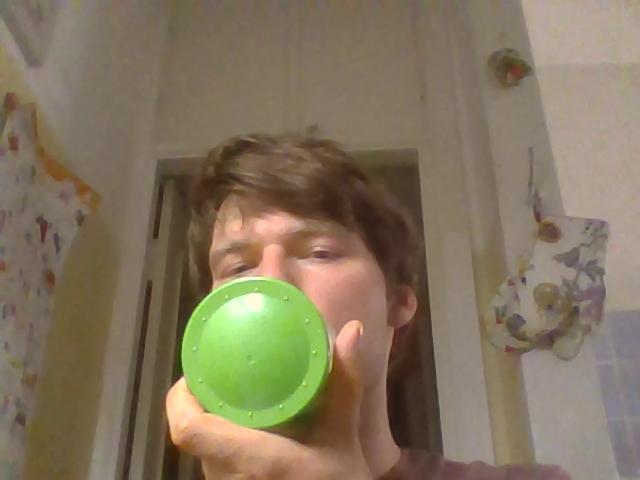
#> input picture simpledetector_cpp/frame.jpeg, 640 x 480 px, given in place of the camera
$ python simpledetector.py
#> lines starting #> are read from the running program, lines starting #| are printed output that depends on the picture; after the words box and inside, x2 and y2 are one past the last pixel; in counts of white or black regions, pixels touching at a corner belong together
#> further down, frame is the input picture: shape (480, 640, 3); mean B, G, R 94, 116.8, 130.7
import argparse
import cv2
import numpy as np


color_range = ((0, 20, 240), (200, 250, 255)) #with upper light
#color_range = ((80, 100, 190), (180, 200, 255))


def dectector(frame):
    global color_range
    blurred = cv2.GaussianBlur(frame, (51, 51), 0)
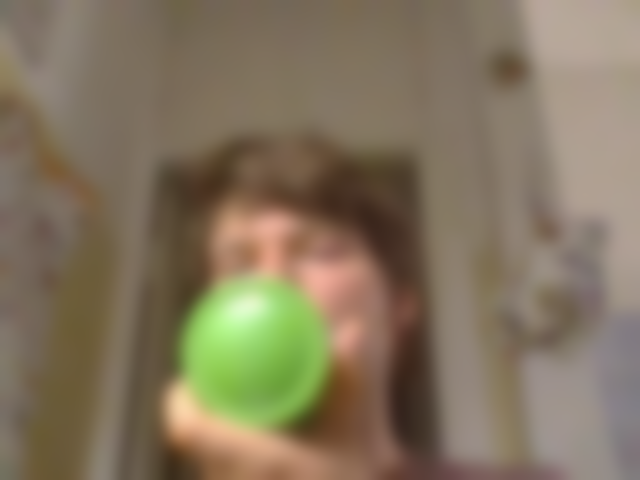
#> blurred: shape (480, 640, 3); mean B, G, R 94, 116.8, 130.7

	# create NumPy arrays from the boundaries
    lower = np.array(color_range[0], dtype = "uint8")
    upper = np.array(color_range[1], dtype = "uint8")
	# find the colors within the specified boundaries and apply
	# the mask
    mask = cv2.inRange(blurred, lower, upper)
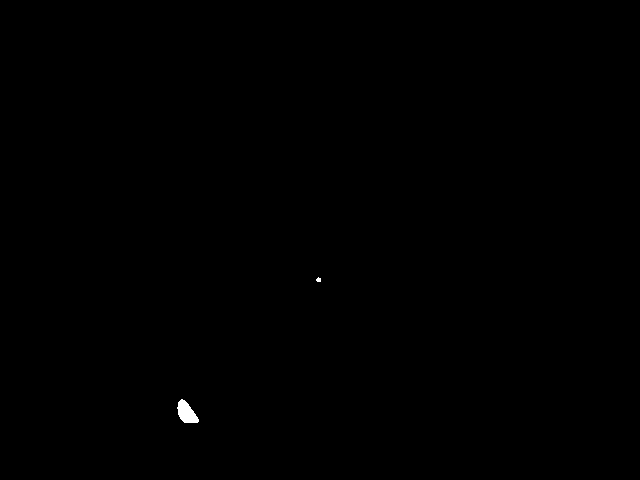
#> mask: shape (480, 640); 0.11% white; 2 white regions (1 under 20 px)
    contours, _ = cv2.findContours(mask, cv2.RETR_TREE, cv2.CHAIN_APPROX_NONE)
#> contours = 2 contours, 1 with area under 20; largest, box (x1, y1, x2, y2) and area: (177, 399, 199, 423) 296

    bestCountorArea = 0
    x, y, w, h = (0,0,0,0)
    for contour in contours:
        area = cv2.contourArea(contour)
        if(area > 100) and area > bestCountorArea:
            bestCountorArea = area
            x, y, w, h = cv2.boundingRect(contour)
#> this loop made 2 passes
#> (area, bestCountorArea, x, y, w, h) on pass 1: (295.5, 295.5, 177, 399, 22, 24)
#> after the loop, bestCountorArea = 295.5; h = 24; w = 22; x = 177; y = 399

    output = cv2.rectangle(
        frame,
        (x, y),
        (x + w, y + h),
        (255, 0, 0),
        2
    )

    return output, (x, y, w, h)


if __name__ == '__main__':
    parser = argparse.ArgumentParser()

    parser.add_argument(
        '--gui', '-g',
        dest='gui',
        help="output file name",
        action="store_true",
        default=False
    )

    parser.add_argument(
        '--cam-port', '-c',
        dest='cam_port',
        type=int,
        help='Camera port number',
        default=0
    )

    parser.add_argument(
        '--com-port', '-p',
        dest='com_port',
        type=int,
        help='COM port number',
        default=0
    )

    args = parser.parse_args()

    showVideo = args.gui

    cap = cv2.VideoCapture()
    # The device number might be 0 or 1 depending on the device and the webcam
    cap.open(args.cam_port)

    if not cap.isOpened():
        print("Can't open camera port!")
        exit(1)

    cap.set(cv2.CAP_PROP_FRAME_WIDTH, 1024)

    while(True):
        ret, frame = cap.read()
        if frame is None:
            print("Can't get frame!")
            break

        det_frame, bounding_box = dectector(frame)
#> bounding_box = (177, 399, 22, 24)
        if bounding_box[2] * bounding_box[3] > 0:
           x = int(bounding_box[0] + bounding_box[2]/2)
#> x = 188
           y = int(bounding_box[1] + bounding_box[3]/2)
#> y = 411
           print(x, y)
#| 188 411

        if showVideo:
            cv2.imshow('frame', det_frame)
            key = cv2.waitKey(1)
            print("KEY=", key)
            if key & 0xFF == ord('s'):
                cv2.imwrite("frame.png", frame)

            if key & 0xFF == ord('q'):
                break

    cap.release()
    cv2.destroyAllWindows()
